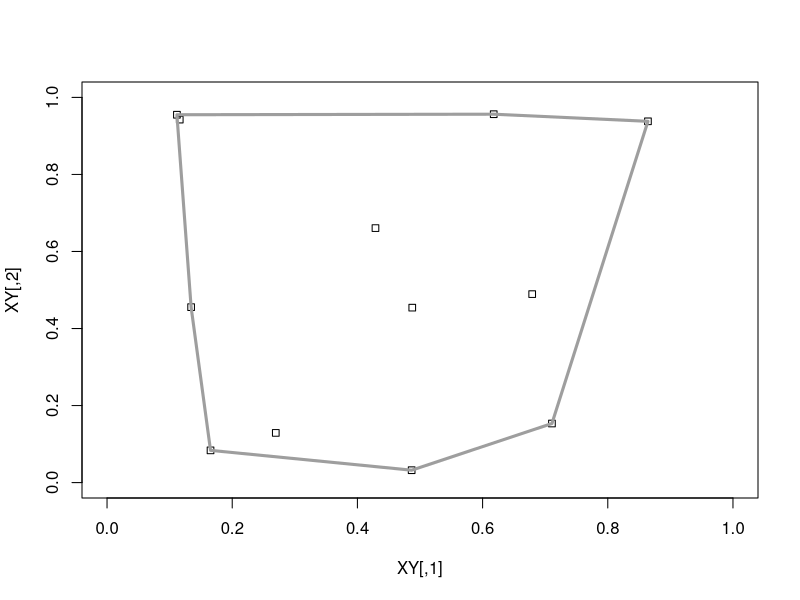
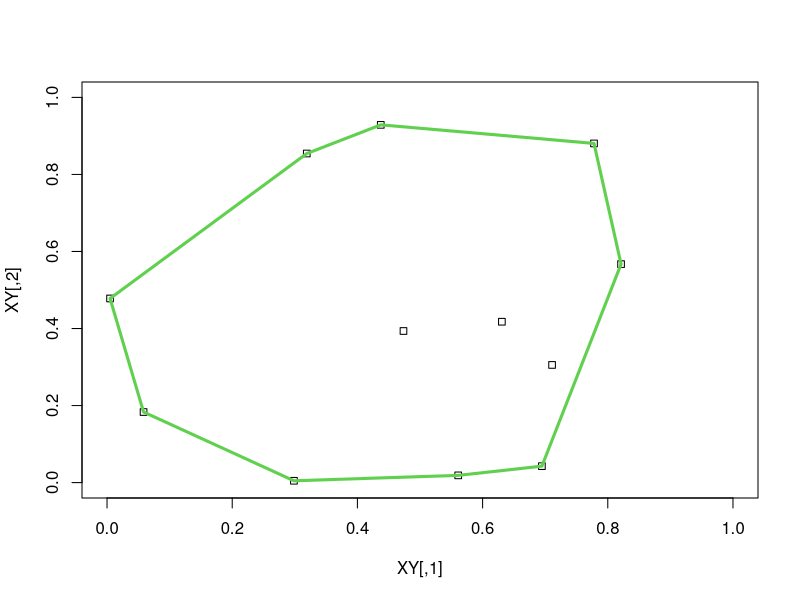
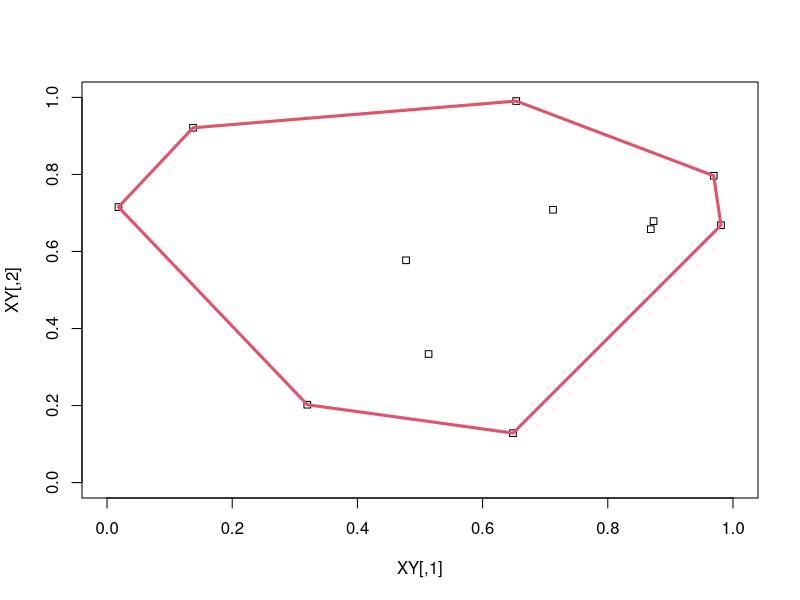
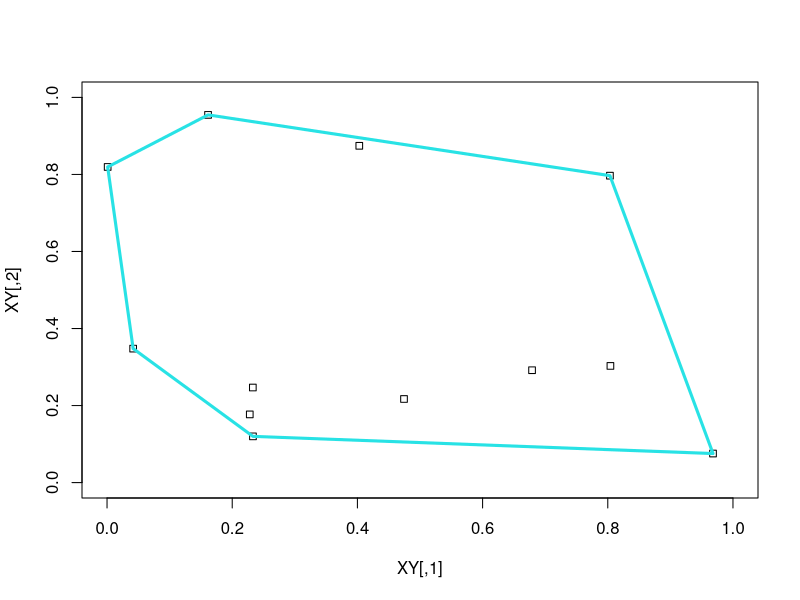
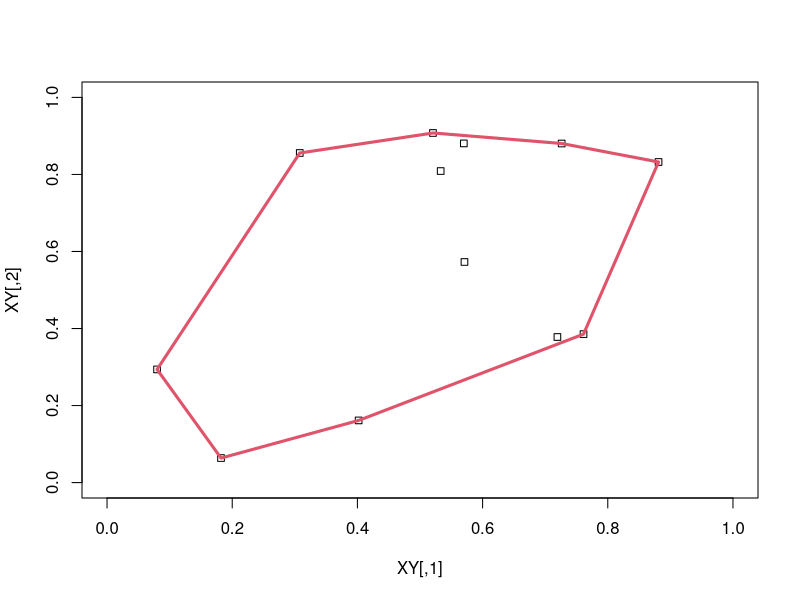
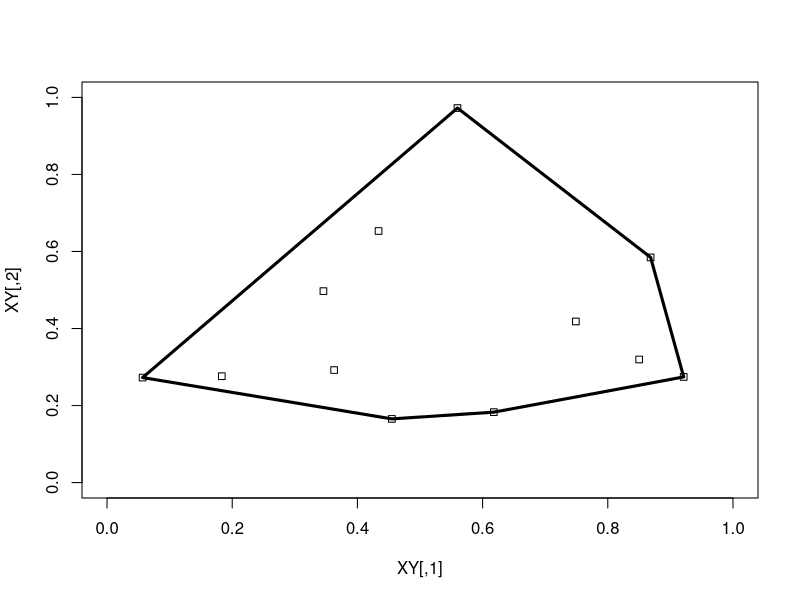
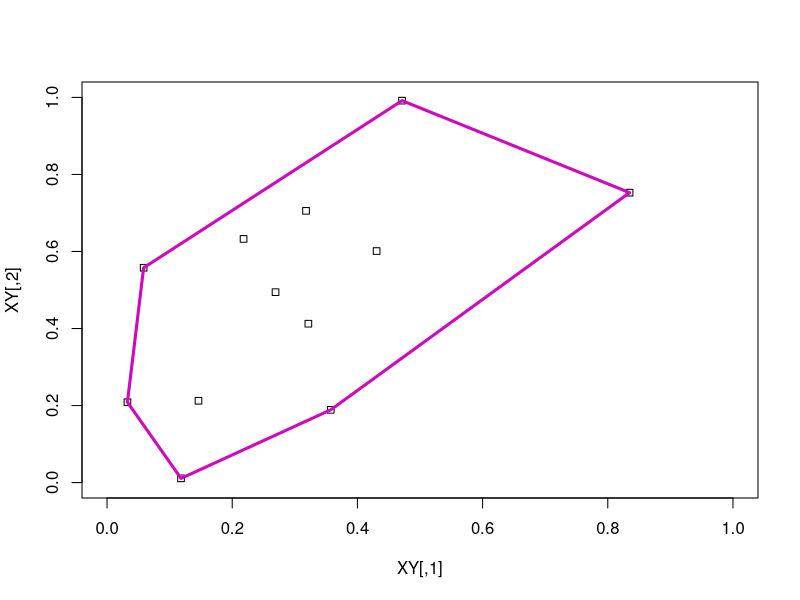
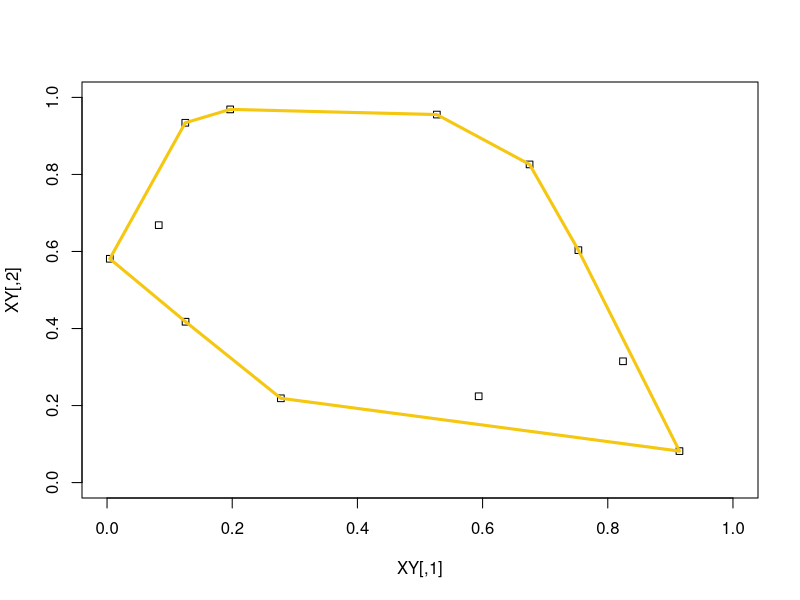

Write R code to recreate these figures, in order.
CL <- function(o) floor(657*runif(1))+1     # random color

# SIMULATION (more from geometry)

cnvx <- function(n)           # convex hull of n points in the unit square
{
  XY <- matrix(runif(2*n), ncol=2)
  #x11(width=5,height=5.5)    # keep old plot and open a new plotting window
  plot(XY,xlim=0:1,ylim=0:1,pch=22)
  h <- chull(XY)
  h <- c(h, h[1])
  lines(XY[h, ],col=CL(),lwd=3)
}

cnvx(12)
cnvx(12)
cnvx(12)

for (j in 1:50)
  {
    Sys.sleep(1.0)   #suspends execution for 1.0 sec
    cnvx(12) 
  }

#graphics.off()   # close all plots altogether

{                # what information does h contain?
XY <- rbind(c(0.1,0.2),c(0.3,0.4),c(0.5,1.0),c(0.6,0.7),c(0.9,0))
#x11(width=5,height=5.5)    # keep old plot and open a new plotting window
plot(XY,xlim=0:1,ylim=0:1,pch=22)
h <- chull(XY)
h.old <- h
h <- c(h, h[1])
h.new <- h
lines(XY[h, ],col=CL(),lwd=3)
}
h.old            # merely the vertices of the convex hull
h.new            # (as indexed in the original point set XY)
#graphics.off()   # close plot

# Select four points randomly in the square.  With probability 1,
# no three of the points are collinear, so the convex hull of the four
# points is either a triangle (one point "inside" the others) or a
# quadrilateral.  Estimate the probability that the convex hull is a
# triangle.
set.seed(12345)
cnvx(4)
cnvx(4)
cnvx(4) 

for (j in 1:50)
  {
    Sys.sleep(1.0)   #suspends execution for 1.0 sec
    cnvx(4) 
  }

#graphics.off()   # close all plots altogether

rnd.npts <- function(m,n)
{
  sapply(1:m, function(o)
           {
             XY <- matrix(runif(2*n), ncol=2)
             h <- chull(XY)
             length(h)
           })
}

m=10000
P <- rnd.npts(m,4)          # convex hulls for 4-point sets, repeated m times
P[1:10]
dim(P) <- c(10000,1)        # regard P not as a vector, but a column matrix 

# the probability that the convex hull is a triangle:
length(P[P==3])/10000
# is close to the theoretical value:
11/36        

# REFERENCES
#
#R. E. Pfiefer, The historical development of J. J. Sylvester's 
#four point problem, Math. Mag. 62 (1989) 309-317.
#
#L. A. Santalo, Integral Geometry and Geometric Probability,
#Addison-Wesley, 1976.
